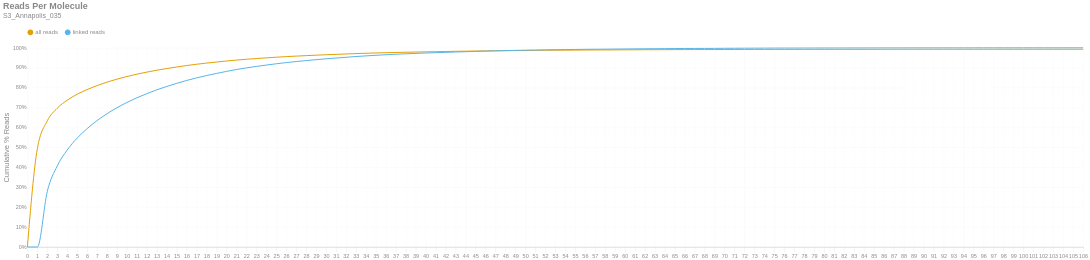

Source (notebook cell):
### Markdown cell above
### Reads per Molecule
This chart shows the cumulative distribution of the number of reads per linked molecule. That is, how many alignments are associated with a unique molecule. This excludes the number of reads associated with invalid or absent linked-read barcodes. The `linked` histogram is the percentages recalculated when disregarding singletons.

### Code cell
if SKIPLR:
    print_html(f"Skipped")
else:
    counts = np.bincount(valids['reads'].cast(pl.Int64).to_numpy())
    weighted = counts * np.arange(len(counts))
    all_perc = weighted / n_reads
    linked_perc = weighted / n_linked_reads
    linked_perc[1] = 0
    binned_df = pl.DataFrame({
        'readsper': list(range(len(counts))),
        'all reads (cumsum)': np.cumsum(all_perc).tolist(),
        'linked reads (cumsum)': np.cumsum(linked_perc).tolist(),
    })

    with SafeRender(binned_df):
        (
            density_plot(binned_df, 'Reads Per Molecule', samplename, 'readspmol')
            .encode(
                x=alt.X('readsper:O', title=None).axis(labelAngle=0).scale(padding=0),
                y=alt.Y('value:Q', title='Cumulative % Reads').axis(format='%').stack(False),
                color=alt.Color("key:N").scale(domain=["all reads", "linked reads"]),
                tooltip=[
                    alt.Tooltip("key:N", title="Data Type"),
                    alt.Tooltip("readsper:O", title="Reads Per Molecule"),
                    alt.Tooltip("value:Q", format=".2%", title="% Reads (Cum.)")
                ]            
            )
        ).display()

### Figure 1 — Vega-Lite specification as saved in the notebook (floating-point values rounded to 4 significant figures)
{"width": "container", "height": 400, "config": {"title": {"anchor": "start", "dy": -15, "fontSize": 18, "color": "#888888", "subtitleColor": "#888888", "subtitleFontSize": 14}, "arc": {"fill": "#0072B2"}, "axis": {"domainColor": "#888888", "domainWidth": 0.5, "gridWidth": 0.2, "grid": false, "titleFontWeight": 400, "titleFontSize": 15, "labelFontSize": 11, "labelColor": "#888888", "tickColor": "#888888", "tickWidth": 0.2, "titleColor": "#888888"}, "axisBand": {"grid": false}, "axisX": {"grid": true, "tickSize": 10, "domainCap": "round"}, "axisY": {"domain": false, "grid": true, "tickSize": 0, "domainCap": "round"}, "background": "transparent", "header": {"labelFontSize": 15, "labelColor": "#888888", "titleFontSize": 15, "titleFontWeight": 600, "titleColor": "#888888"}, "legend": {"labelFont": "sans-serif", "labelFontSize": 12, "labelColor": "#888888", "symbolSize": 100, "symbolType": "circle", "titleFontSize": 12, "titlePadding": 10, "titleColor": "#888888", "title": null, "orient": "top"}, "range": {"category": ["#E69F00", "#56B4E9", "#009E73", "#F0E442", "#0072B2", "#D55E00", "#CC79A7", "#000000"], "diverging": ["#cfe8f3", "#a2d4ec", "#73bfe2", "#46abdb", "#1696d2", "#12719e"]}, "area": {"fill": "#0072B2", "fillOpacity": 0.7, "line": true, "strokeOpacity": 0.7}, "line": {"color": "#0072B2", "stroke": "#0072B2", "strokeWidth": 2}, "trail": {"color": "#0072B2", "stroke": "#0072B2", "strokeWidth": 0, "size": 1}, "point": {"filled": true, "fillOpacity": 1.0, "size": 95}, "text": {"color": "#888888", "fontSize": 11, "align": "right", "fontWeight": 400, "size": 11}, "bar": {"fill": "#0072B2", "stroke": null}, "view": {"stroke": null, "continuousWidth": 660, "continuousHeight": 400}}, "data": {"name": "data-7798fc9976aeb64cf641a3f2519c3fb1"}, "mark": {"type": "line", "interpolate": "monotone", "point": {"opacity": 0, "size": 275}}, "encoding": {"color": {"field": "key", "scale": {"domain": ["all reads", "linked reads"]}, "type": "nominal"}, "tooltip": [{"field": "key", "title": "Data Type", "type": "nominal"}, {"field": "readsper", "title": "Reads Per Molecule", "type": "ordinal"}, {"field": "value", "format": ".2%", "title": "% Reads (Cum.)", "type": "quantitative"}], "x": {"axis": {"labelAngle": 0}, "field": "readsper", "scale": {"padding": 0}, "title": null, "type": "ordinal"}, "y": {"axis": {"format": "%"}, "field": "value", "stack": false, "title": "Cumulative % Reads", "type": "quantitative"}}, "params": [{"name": "param_c36ac31b6afebe62", "select": {"type": "point", "fields": ["key"]}, "bind": "legend"}], "title": {"text": "Reads Per Molecule", "subtitle": "S3_Annapolis_035"}, "transform": [{"fold": ["all reads (cumsum)", "linked reads (cumsum)"]}, {"calculate": "replace(datum.key, ' (cumsum)', '')", "as": "key"}, {"filter": {"param": "param_c36ac31b6afebe62"}}], "usermeta": {"embedOptions": {"downloadFileName": "S3_Annapolis_035.readspmol"}}, "$schema": "https://vega.github.io/schema/vega-lite/v6.1.0.json", "datasets": {"data-7798fc9976aeb64cf641a3f2519c3fb1": [{"readsper": 0, "all reads (cumsum)": 0.0, "linked reads (cumsum)": 0.0}, {"readsper": 1, "all reads (cumsum)": 0.4939, "linked reads (cumsum)": 0.0}, {"readsper": 2, "all reads (cumsum)": 0.6333, "linked reads (cumsum)": 0.2795}, {"readsper": 3, "all reads (cumsum)": 0.6971, "linked reads (cumsum)": 0.4073}, {"readsper": 4, "all reads (cumsum)": 0.737, "linked reads (cumsum)": 0.4872}, {"readsper": 5, "all reads (cumsum)": 0.7668, "linked reads (cumsum)": 0.547}, {"readsper": 6, "all reads (cumsum)": 0.7904, "linked reads (cumsum)": 0.5943}, {"readsper": 7, "all reads (cumsum)": 0.8105, "linked reads (cumsum)": 0.6346}, {"readsper": 8, "all reads (cumsum)": 0.8277, "linked reads (cumsum)": 0.6692}, {"readsper": 9, "all reads (cumsum)": 0.8428, "linked reads (cumsum)": 0.6995}, {"readsper": 10, "all reads (cumsum)": 0.8559, "linked reads (cumsum)": 0.7257}, {"readsper": 11, "all reads (cumsum)": 0.8677, "linked reads (cumsum)": 0.7493}, {"readsper": 12, "all reads (cumsum)": 0.8781, "linked reads (cumsum)": 0.7701}, {"readsper": 13, "all reads (cumsum)": 0.8876, "linked reads (cumsum)": 0.7891}, {"readsper": 14, "all reads (cumsum)": 0.896, "linked reads (cumsum)": 0.806}, {"readsper": 15, "all reads (cumsum)": 0.9038, "linked reads (cumsum)": 0.8216}, {"readsper": 16, "all reads (cumsum)": 0.9111, "linked reads (cumsum)": 0.8362}, {"readsper": 17, "all reads (cumsum)": 0.9175, "linked reads (cumsum)": 0.8491}, {"readsper": 18, "all reads (cumsum)": 0.9234, "linked reads (cumsum)": 0.8609}, {"readsper": 19, "all reads (cumsum)": 0.9287, "linked reads (cumsum)": 0.8715}, {"readsper": 20, "all reads (cumsum)": 0.9337, "linked reads (cumsum)": 0.8816}, {"readsper": 21, "all reads (cumsum)": 0.9384, "linked reads (cumsum)": 0.8911}, {"readsper": 22, "all reads (cumsum)": 0.9425, "linked reads (cumsum)": 0.8993}, {"readsper": 23, "all reads (cumsum)": 0.9461, "linked reads (cumsum)": 0.9065}, {"readsper": 24, "all reads (cumsum)": 0.9495, "linked reads (cumsum)": 0.9134}, {"readsper": 25, "all reads (cumsum)": 0.9528, "linked reads (cumsum)": 0.9199}, {"readsper": 26, "all reads (cumsum)": 0.9558, "linked reads (cumsum)": 0.9259}, {"readsper": 27, "all reads (cumsum)": 0.9584, "linked reads (cumsum)": 0.9311}, {"readsper": 28, "all reads (cumsum)": 0.9608, "linked reads (cumsum)": 0.936}, {"readsper": 29, "all reads (cumsum)": 0.9631, "linked reads (cumsum)": 0.9405}, {"readsper": 30, "all reads (cumsum)": 0.9652, "linked reads (cumsum)": 0.9448}, {"readsper": 31, "all reads (cumsum)": 0.9672, "linked reads (cumsum)": 0.9487}, {"readsper": 32, "all reads (cumsum)": 0.9691, "linked reads (cumsum)": 0.9525}, {"readsper": 33, "all reads (cumsum)": 0.971, "linked reads (cumsum)": 0.9563}, {"readsper": 34, "all reads (cumsum)": 0.9725, "linked reads (cumsum)": 0.9594}, {"readsper": 35, "all reads (cumsum)": 0.974, "linked reads (cumsum)": 0.9624}, {"readsper": 36, "all reads (cumsum)": 0.9754, "linked reads (cumsum)": 0.9652}, {"readsper": 37, "all reads (cumsum)": 0.9767, "linked reads (cumsum)": 0.9677}, {"readsper": 38, "all reads (cumsum)": 0.9778, "linked reads (cumsum)": 0.97}, {"readsper": 39, "all reads (cumsum)": 0.9787, "linked reads (cumsum)": 0.9719}, {"readsper": 40, "all reads (cumsum)": 0.9797, "linked reads (cumsum)": 0.9739}, {"readsper": 41, "all reads (cumsum)": 0.9806, "linked reads (cumsum)": 0.9756}, {"readsper": 42, "all reads (cumsum)": 0.9814, "linked reads (cumsum)": 0.9773}, {"readsper": 43, "all reads (cumsum)": 0.9823, "linked reads (cumsum)": 0.979}, {"readsper": 44, "all reads (cumsum)": 0.9831, "linked reads (cumsum)": 0.9806}, {"readsper": 45, "all reads (cumsum)": 0.9838, "linked reads (cumsum)": 0.982}, {"readsper": 46, "all reads (cumsum)": 0.9845, "linked reads (cumsum)": 0.9834}, {"readsper": 47, "all reads (cumsum)": 0.9851, "linked reads (cumsum)": 0.9846}, {"readsper": 48, "all reads (cumsum)": 0.9857, "linked reads (cumsum)": 0.9857}, {"readsper": 49, "all reads (cumsum)": 0.9863, "linked reads (cumsum)": 0.987}, {"readsper": 50, "all reads (cumsum)": 0.9868, "linked reads (cumsum)": 0.9879}, {"readsper": 51, "all reads (cumsum)": 0.9871, "linked reads (cumsum)": 0.9887}, {"readsper": 52, "all reads (cumsum)": 0.9876, "linked reads (cumsum)": 0.9896}, {"readsper": 53, "all reads (cumsum)": 0.988, "linked reads (cumsum)": 0.9905}, {"readsper": 54, "all reads (cumsum)": 0.9883, "linked reads (cumsum)": 0.9911}, {"readsper": 55, "all reads (cumsum)": 0.9886, "linked reads (cumsum)": 0.9917}, {"readsper": 56, "all reads (cumsum)": 0.989, "linked reads (cumsum)": 0.9924}, {"readsper": 57, "all reads (cumsum)": 0.9892, "linked reads (cumsum)": 0.9929}, {"readsper": 58, "all reads (cumsum)": 0.9894, "linked reads (cumsum)": 0.9932}, {"readsper": 59, "all reads (cumsum)": 0.9897, "linked reads (cumsum)": 0.9938}, {"readsper": 60, "all reads (cumsum)": 0.9899, "linked reads (cumsum)": 0.9942}, {"readsper": 61, "all reads (cumsum)": 0.9902, "linked reads (cumsum)": 0.9948}, {"readsper": 62, "all reads (cumsum)": 0.9903, "linked reads (cumsum)": 0.9951}, {"readsper": 63, "all reads (cumsum)": 0.9905, "linked reads (cumsum)": 0.9954}, {"readsper": 64, "all reads (cumsum)": 0.9907, "linked reads (cumsum)": 0.9959}, {"readsper": 65, "all reads (cumsum)": 0.9909, "linked reads (cumsum)": 0.9963}, {"readsper": 66, "all reads (cumsum)": 0.9911, "linked reads (cumsum)": 0.9966}, {"readsper": 67, "all reads (cumsum)": 0.9911, "linked reads (cumsum)": 0.9967}, {"readsper": 68, "all reads (cumsum)": 0.9912, "linked reads (cumsum)": 0.9969}, {"readsper": 69, "all reads (cumsum)": 0.9913, "linked reads (cumsum)": 0.997}, {"readsper": 70, "all reads (cumsum)": 0.9915, "linked reads (cumsum)": 0.9975}, {"readsper": 71, "all reads (cumsum)": 0.9916, "linked reads (cumsum)": 0.9976}, {"readsper": 72, "all reads (cumsum)": 0.9917, "linked reads (cumsum)": 0.9979}, {"readsper": 73, "all reads (cumsum)": 0.9919, "linked reads (cumsum)": 0.9982}, {"readsper": 74, "all reads (cumsum)": 0.9919, "linked reads (cumsum)": 0.9984}, {"readsper": 75, "all reads (cumsum)": 0.9921, "linked reads (cumsum)": 0.9986}, {"readsper": 76, "all reads (cumsum)": 0.9921, "linked reads (cumsum)": 0.9987}, {"readsper": 77, "all reads (cumsum)": 0.9921, "linked reads (cumsum)": 0.9987}, {"readsper": 78, "all reads (cumsum)": 0.9922, "linked reads (cumsum)": 0.9988}, {"readsper": 79, "all reads (cumsum)": 0.9922, "linked reads (cumsum)": 0.9989}, {"readsper": 80, "all reads (cumsum)": 0.9923, "linked reads (cumsum)": 0.999}, {"readsper": 81, "all reads (cumsum)": 0.9923, "linked reads (cumsum)": 0.999}, {"readsper": 82, "all reads (cumsum)": 0.9923, "linked reads (cumsum)": 0.9991}, {"readsper": 83, "all reads (cumsum)": 0.9924, "linked reads (cumsum)": 0.9993}, {"readsper": 84, "all reads (cumsum)": 0.9924, "linked reads (cumsum)": 0.9993}, {"readsper": 85, "all reads (cumsum)": 0.9925, "linked reads (cumsum)": 0.9994}, {"readsper": 86, "all reads (cumsum)": 0.9925, "linked reads (cumsum)": 0.9995}, {"readsper": 87, "all reads (cumsum)": 0.9925, "linked reads (cumsum)": 0.9995}, {"readsper": 88, "all reads (cumsum)": 0.9926, "linked reads (cumsum)": 0.9996}, {"readsper": 89, "all reads (cumsum)": 0.9926, "linked reads (cumsum)": 0.9997}, {"readsper": 90, "all reads (cumsum)": 0.9926, "linked reads (cumsum)": 0.9997}, {"readsper": 91, "all reads (cumsum)": 0.9926, "linked reads (cumsum)": 0.9997}, {"readsper": 92, "all reads (cumsum)": 0.9926, "linked reads (cumsum)": 0.9997}, {"readsper": 93, "all reads (cumsum)": 0.9926, "linked reads (cumsum)": 0.9997}, {"readsper": 94, "all reads (cumsum)": 0.9926, "linked reads (cumsum)": 0.9997}, {"readsper": 95, "all reads (cumsum)": 0.9927, "linked reads (cumsum)": 0.9998}, {"readsper": 96, "all reads (cumsum)": 0.9927, "linked reads (cumsum)": 0.9998}, {"readsper": 97, "all reads (cumsum)": 0.9927, "linked reads (cumsum)": 0.9998}, {"readsper": 98, "all reads (cumsum)": 0.9927, "linked reads (cumsum)": 0.9998}, {"readsper": 99, "all reads (cumsum)": 0.9927, "linked reads (cumsum)": 0.9998}, {"readsper": 100, "all reads (cumsum)": 0.9927, "linked reads (cumsum)": 0.9999}, {"readsper": 101, "all reads (cumsum)": 0.9927, "linked reads (cumsum)": 0.9999}, {"readsper": 102, "all reads (cumsum)": 0.9927, "linked reads (cumsum)": 0.9999}, {"readsper": 103, "all reads (cumsum)": 0.9928, "linked reads (cumsum)": 1.0}, {"readsper": 104, "all reads (cumsum)": 0.9928, "linked reads (cumsum)": 1.0}, {"readsper": 105, "all reads (cumsum)": 0.9928, "linked reads (cumsum)": 1.0}, {"readsper": 106, "all reads (cumsum)": 0.9928, "linked reads (cumsum)": 1.0}]}}
